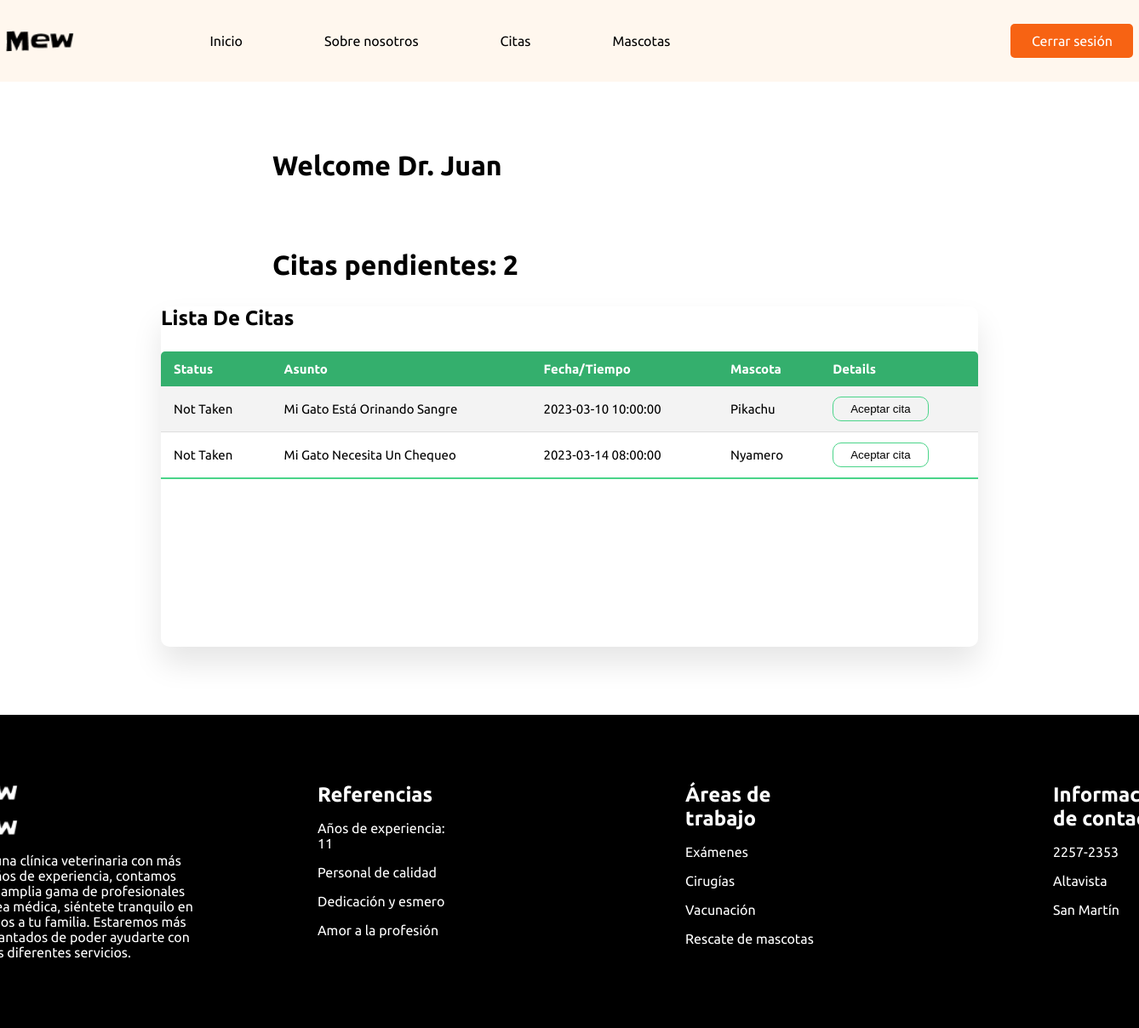
Screenshot of /veterinario/php/dashboard.php (signed in) with the database file from the repository.
### tables this page shows
CREATE TABLE `veterinario` (
  `id` int NOT NULL,
  `nombre` varchar(255) NOT NULL,
  `apellido` varchar(255) NOT NULL,
  `correo` varchar(255) NOT NULL,
  `contrasenia` varchar(255) NOT NULL
);

CREATE TABLE `clientemascotas` (
  `id` int NOT NULL,
  `id_mascota` int NOT NULL,
  `id_cliente` int NOT NULL
);

CREATE TABLE `citas` (
  `id_cita` int NOT NULL,
  `asunto` text NOT NULL,
  `fecha` datetime NOT NULL,
  `estado` varchar(255) NOT NULL,
  `id_cliente` int NOT NULL,
  `id_mascota` int NOT NULL
);

CREATE TABLE `mascota` (
  `id` int NOT NULL,
  `nombre` varchar(255) NOT NULL,
  `especie` varchar(255) NOT NULL,
  `raza` varchar(255) NOT NULL,
  `edad` int NOT NULL,
  `genero` varchar(15) NOT NULL
);

### veterinario/php/recibir_citas.php (called while the page is built, shortened)
<?php
$conexionBD = BD::crearInstancia();
$id_veterinario = $_SESSION['veterinario'];
$sql2 = "SELECT * FROM `veterinario` WHERE id = $id_veterinario";
$consulta2 = $conexionBD->prepare($sql2);
$consulta2->execute();
$veterinario = $consulta2->fetchAll(PDO::FETCH_ASSOC);
$sql = "SELECT * FROM `clientemascotas` INNER JOIN citas ON clientemascotas.id_mascota = citas.id_mascota INNER JOIN mascota ON mascota.id = citas.id_mascota WHERE estado = 'Not taken'";
$consulta = $conexionBD->prepare($sql);
$consulta->execute();
$clienteCitas = $consulta->fetchAll(PDO::FETCH_ASSOC);
?>

### veterinario/php/dashboard.php (the view, shortened to what this page needs)
<?php
include_once('../../user/php/templates/header.php');
include_once('recibir_citas.php');
?>
<link rel="stylesheet" href="../../user/css/styles_vista_veterinario_aceptar.css">
 <div class="cositas-veterinario">
      <div class="name-doc">
        <h1>Welcome Dr. <?php echo $veterinario[0]['nombre'] ?></h1>
      </div>
      <div class="apoimens-v">
        <h1>Citas pendientes: <?php print_r($allCitas['COUNT(*)']) ?></h1>
      </div>
    </div>
      <section class="attendance">
        <div class="attendance-list">
          <h1>Lista de citas</h1>
          <form action="dashboard.php" method="post">
            <table class="table">
              <thead>
                <tr>
                  <th>Status</th>
                  <th>Asunto</th>
                  <th>Fecha/tiempo</th>
                  <th>Mascota</th>
                  <th>Details</th>
                </tr>
              </thead>
              <tbody>
                <?php foreach ($clienteCitas as $cita) { ?>
            <tr>
              <td><?php echo $cita['estado'] ?></td>
              <td><?php echo $cita['asunto'] ?></td>
              <td><?php echo $cita['fecha'] ?></td>
              <td><?php echo $cita['nombre'] ?></td>
              <td><button type="submit" name="accion" value="agregar">Aceptar cita</button></td>
            </tr>
            <?php } ?>
            </tbody>
          </table>
          </form>
        </div>
      </section>
<?php
include_once('../../user/php/templates/footer.php');
?>

### user/css/styles_index.css (style rules this page uses)
* { margin: 0; padding: 0; }
body { width: 100%; justify-content: center; align-items: center; font-family: 'Nunito Sans', sans-serif; font-family: 'Poppins', sans-serif; font-family: 'Ubuntu', sans-serif; }

### user/css/styles_vista_veterinario_aceptar.css (style rules this page uses)
* { margin: 0; padding: 0; }
.cositas-veterinario { display: flex ; flex-direction: column; align-items: start; justify-content: center; margin-left: 20rem; margin-top: 5rem; gap: 5rem; }
.apoimens-v { display: flex; flex-direction: row; gap: 49rem; }
.attendance { margin-top: 20px; text-transform: capitalize; display: flex; align-items: center; justify-content: center; padding-left: 25rem; }
.attendance-list { width: 60rem; height: 25rem; margin-left: -25rem; margin-top: 10px; margin-bottom: 5rem; background: #fff; border-radius: 10px; box-shadow: 0 20px 35px rgba(0, 0, 0, 0.1); }
.table { border-collapse: collapse; margin: 25px 0; font-size: 15px; min-width: 100%; overflow: hidden; border-radius: 5px 5px 0 0; }
table thead tr { color: #fff; background: #34AF6D; text-align: left; font-weight: bold; }
.table th, .table td { padding: 12px 15px; }
.table tbody tr { border-bottom: 1px solid #ddd; }
.table tbody tr:nth-of-type(odd) { background: #f3f3f3; }
.table tbody tr:last-of-type { border-bottom: 2px solid #4AD489; }
.table button { padding: 6px 20px; border-radius: 10px; cursor: pointer; background: transparent; border: 1px solid #4AD489; }

### rows the page displays
veterinario: nombre "Juan"
clientemascotas: citas.estado "Not Taken", citas.asunto "Mi Gato Está Orinando Sangre", citas.fecha "2023-03-10 10:00:00", id_mascota.nombre "Pikachu"
clientemascotas: citas.estado "Not Taken", citas.asunto "Mi Gato Necesita Un Chequeo", citas.fecha "2023-03-14 08:00:00", id_mascota.nombre "Nyamero"
